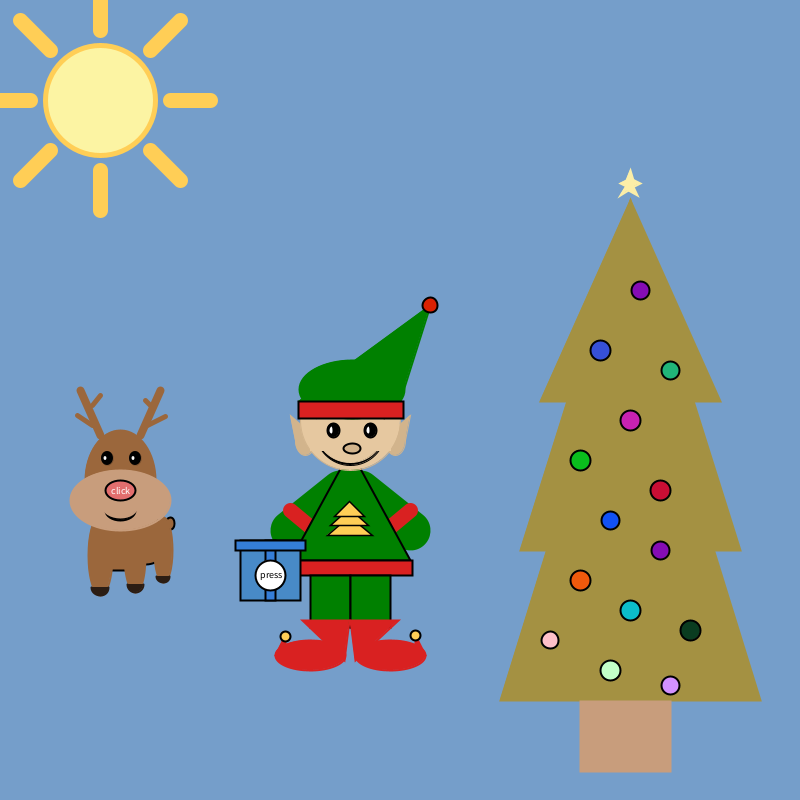
Frame 1 (no input)
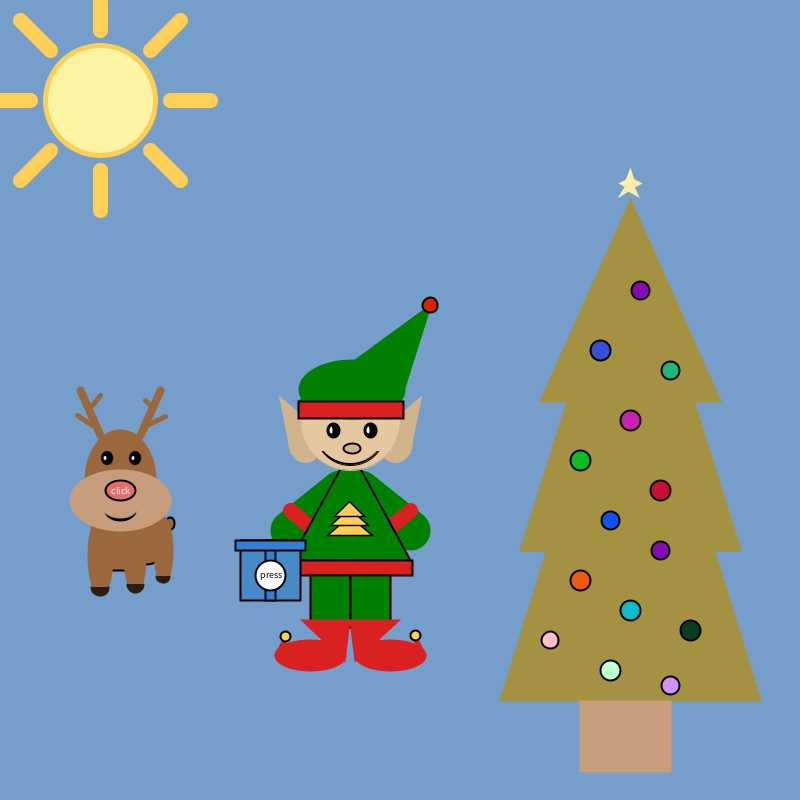
Frame 60 (the mouse pressed at the canvas centre just before this capture)
Frame 120 (the mouse held since frame 60 and released just before this capture): identical to frame 60, image omitted

The Processing sketch that drew these frames (run headless with seeded random() and noise(); from frame 60 on, the mouse is pressed at the canvas centre):

// Processing sketch: animation_semester1_project
// ── animation_semester1_project.pde
float x; //location of snow
float y; //location of snow
int sizeSnow;
int treeColor;
int treeColor2;
String userChoice = "Not Chosen";


void setup () {
  size (800, 800);
  textSize (10);
  treeColor = (int) random (0, 255);
  treeColor2 = (int) random (0, 255);
}

void draw () {
  x = random (800);
  y = random (800);
  sizeSnow = (int) random (1, 30);

  background ( 117, 158, 202);
  stroke (210, 180, 140);
  fill (210, 180, 140);
  ellipse (305, 440, 20, 30); // left ear
  ellipse (395, 440, 20, 30); //right ear


  triangle (295, 440, 290, 415, 307, 430); //top of left ear
  triangle (405, 440, 410, 415, 393, 430); // top of right ear


  strokeWeight (40);
  stroke (0, 128, 0);
  line (340, 490, 290, 530); //left arm
  line (360, 490, 410, 530); //right arm

  strokeWeight (15);
  stroke (217, 33, 33);
  line (290, 510, 320, 535);//red sleeve thing
  line (410, 510, 380, 535);//right red sleeve decor

  stroke (0);
  fill (0, 128, 0);
  strokeWeight (2);
  triangle (290, 560, 350, 450, 410, 560); // body/sweater

  fill (217, 33, 33);
  rect (287, 560, 125, 15);//bottom of body

  fill (0, 128, 0);
  rect (310, 575, 40, 52); //left part of leg
  rect (350, 575, 40, 52); //right part of leg

  stroke (217, 33, 33);
  fill (217, 33, 33);
  triangle (302, 620, 349, 620, 344, 660);  //top part of left shoe
  triangle (398, 620, 350, 620, 355, 660);//top part of right shoe

  ellipse (310, 655, 70, 30); //bottom part of left shoe
  ellipse (390, 655, 70, 30); //bottom part of right shoe

  triangle (275, 655, 285, 635, 285, 660);  //last part of left shoe
  triangle (425, 655, 415, 635, 415, 660);//last part of right shoe

  stroke (0);
  fill (255, 206, 86);
  circle (285, 636, 10);//gold tip of left shoe
  circle (415, 635, 10);//gold tip of right shoe


  stroke (0);
  fill (255, 206, 86);
  push ();
  translate (87, 130);
  scale (0.75);

  triangle (320, 540, 350, 515, 380, 540); //yellow tree design
  triangle (325, 527, 350, 505, 375, 527); //yellow tree design
  triangle (330, 515, 350, 495, 370, 515);  //yellow tree design
  pop ();


  strokeWeight (1);
  stroke (210, 180, 140);
  fill (230, 200, 160);
  circle (350, 420, 100); //face
  stroke (0, 128, 0);


  stroke (0, 0, 0);
  fill (0, 0, 0);
  circle (350, 430, 70);//smile
  stroke (230, 200, 160);
  fill (230, 200, 160);
  circle (350, 428, 69); //covered face
  rect (310, 420, 80, 30);//covering black circle


  stroke (0);
  strokeWeight (2);

  fill (210, 180, 140);
  ellipse (352, 448, 17, 10); //nose

  fill (0); //black eye
  ellipse (333, 430, 12, 14); //eyes
  ellipse (370, 430, 12, 14); //eyes

  fill (255); //color white for eye
  ellipse (331, 430, 5, 9); //eyeball
  ellipse (368, 430, 5, 9);  //eyeball

  stroke (0, 128, 0);
  fill (0, 128, 0);
  ellipse (352, 389, 105, 58); //bottom of hat
  triangle (300, 400, 430, 305, 400, 400); //tip of hat
  stroke (0);
  fill (217, 33, 3);
  circle (430, 305, 15);//red circle tip
  stroke (0);
  fill (217, 33, 33);
  rect (298, 401, 105, 17.5); //red bottom of hat


  //present elf is holding
  fill (72, 138, 199);
  rect (240, 540, 60, 60); //box
  fill (53, 126, 215);
  rect (265, 540, 10, 60); //stripe


  push (); //press to open present
  if (userChoice == "press") {
    fill (240, 128, 128);
  } else {
    fill (255);
  }
  circle (270, 575, 30);
  fill (0);
  text ("press", 260, 578);

  if (userChoice == "press") {
    fill (53, 126, 215);
    rect (240, 540, -10, -70);
  } else {
    fill (53, 126, 215);
    rect (235, 540, 70, 10);
  }

  pop ();

  stroke (treeColor, 145, treeColor2);
  fill ( treeColor, 145, treeColor2);
  triangle (540, 401, 630, 200, 720, 401);
  triangle (520, 550, 630, 200, 740, 550);
  triangle (500, 700, 630, 280, 760, 700); //christmas tree

  stroke (200, 157, 124);
  fill (200, 157, 124);
  rect ( 580, 701, 90, 70);     //tree stump

  stroke (0);
  fill (54, 80, 216);
  circle ( 600, 350, 20);  //ornaments
  fill ( 133, 12, 180);
  circle ( 640, 290, 18);  //ornaments
  fill ( 200, 34, 177);
  circle ( 630, 420, 20);
  fill ( 33, 181, 121);
  circle ( 670, 370, 18);
  fill ( 10, 190, 29);
  circle ( 580, 460, 20);
  fill ( 201, 14, 52);
  circle ( 660, 490, 20);
  fill ( 18, 81, 245);
  circle ( 610, 520, 18);
  fill ( 240, 90, 12);
  circle ( 580, 580, 20);
  fill ( 133, 12, 180);
  circle ( 660, 550, 18);
  fill ( 12, 189, 201);
  circle ( 630, 610, 20);
  fill (255, 192, 201);
  circle ( 550, 640, 17);
  fill (10, 60, 32);
  circle ( 690, 630, 20);
  fill (195, 255, 200);
  circle ( 610, 670, 20); //ornaments
  fill (210, 145, 255);
  circle ( 670, 685, 18); //ornaments

  //star at top of tree
  stroke (252, 238, 167);
  fill (252, 238, 167);
  triangle (626, 180, 630, 170, 633, 180);
  triangle (620, 183, 630, 178, 630, 188);
  triangle (640, 183, 630, 178, 630, 188);
  triangle (628, 182, 620, 195, 628, 190);
  triangle (630, 180, 637, 195, 628, 190);

  //reindeer
  stroke(0);
  fill (155, 103, 60);

  ellipse (170, 523, 9, 12);//tail
  circle (145, 540, 48); //body
  rect (100, 520, 40, 50); //body
  stroke(155, 103, 60);
  ellipse (100, 555, 24, 80); //left front leg
  ellipse (135, 555, 21, 75); //right front leg
  ellipse (163, 550, 18, 65); // back right leg

  stroke (43, 29, 20);
  fill (43, 29, 20);
  arc(100, 587, 17, 17, 0, PI); //left hoove
  arc (135, 584, 16, 16, 0, PI); //right hoove
  arc (163, 576, 13, 13, 0, PI); //back hoove

  stroke (155, 103, 60);
  fill (155, 103, 60);
  ellipse (120, 480, 70, 100); //head
  stroke (200, 157, 124);
  fill (200, 157, 124);
  ellipse (120, 500, 100, 60); //snout
  stroke (0);
  fill (0);
  ellipse (120, 510, 30, 20); //circle to create smile
  stroke (200, 157, 124);
  fill (200, 157, 124);
  ellipse (120, 505, 35, 25);  // cover for circle to create smile

  stroke (0);
  fill (226, 110, 110);
  ellipse (120, 490, 30, 20); // nose

  //eyes to reindeer
  strokeWeight (0);
  fill (0); //black eye
  ellipse (107, 458, 12, 14); //eyes
  ellipse (135, 458, 12, 14); //eyes

  fill (255); //color white for eye
  ellipse (105, 458, 3, 4); //eyeball
  ellipse (133, 458, 3, 4);  //eyeball

  strokeWeight (8);
  stroke (155, 103, 60);
  line (100, 435, 80, 390);  //antler
  line (140, 435, 160, 390); //antler
  strokeWeight (5);
  line ( 92, 425, 77, 415);
  line ( 92, 405, 100, 395);
  line ( 145, 400, 150, 405);
  line ( 147, 425, 165, 416);


  //to make it snow press on nose
  if (userChoice == "nose") {
    stroke (255);
    fill (255);
    circle (x, y, sizeSnow);
  } else {
    text ("click", 111, 494);
    stroke (255, 206, 86);
    fill (252, 244, 163);
    circle (100, 100, 110);
    strokeWeight (15);
    line ( 150, 150, 180, 180); //ray
    line (100, 170, 100, 210); //ray
    line (50, 50, 20, 20);
    line (50, 150, 20, 180);
    line (100, 30, 100, 0);
    line (150, 50, 180, 20);
    line (170, 100, 210, 100);
    line (30, 100, 0, 100);
  }
}


void mousePressed () {
  if (mouseX > 250 && mouseX < 300 && mouseY > 550 && mouseY < 600) {

    userChoice = "press";
  } else if (mouseX > 90 && mouseX < 160 && mouseY > 450 && mouseY < 550) {

    userChoice = "nose";
  } else {
    userChoice = "Not Chosen";
  }

  // my animation has several random variables, for example the color of the christmas tree
  // is random each time the project is open.
  // Additionally, by pressing the present that the elf holds in their hand,
  // the box will open and the symbol will turn to a red color.
  // Also when clicking on the reindeer's nose, the sun that was in the corner
  // will disappear and snow with randomized sizes and locations will appear.

  // I originally attempted to randomize the location of the ornaments, however this failed
  // since they needed to stay on the christmas tree which is made up of three triangle
  // and so it wasn't possible to randomize the x and y location of the ornaments
  // since they needed to be contained to a triangle as opposed to a square which would allow for me to
  // randomize the x and y coordinates without worrying about if the circle wasn't going to land up in the shape

  //i was just inspired by the holidays and so I wanted to make it winter/christmas themed!
}
